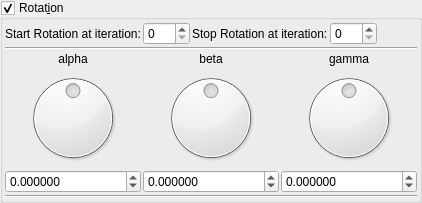
    <widget class="MyGroupBox" name="groupCheck_transf_function_enabledR_false">
     <property name="toolTip">
      <string/>
     </property>
     <property name="title">
      <string>Rotat&amp;ion</string>
     </property>
     <property name="checkable">
      <bool>true</bool>
     </property>
     <layout class="QVBoxLayout" name="verticalLayout_31" stretch="0,0,0">
      <property name="spacing">
       <number>2</number>
      </property>
      <property name="leftMargin">
       <number>2</number>
      </property>
      <property name="topMargin">
       <number>2</number>
      </property>
      <property name="rightMargin">
       <number>2</number>
      </property>
      <property name="bottomMargin">
       <number>2</number>
      </property>
      <item>
       <layout class="QGridLayout" name="gridLayout_66">
        <property name="spacing">
         <number>2</number>
        </property>
        <item row="0" column="3">
         <widget class="MySpinBox" name="spinboxInt_transf_stop_iterations_R">
          <property name="sizePolicy">
           <sizepolicy hsizetype="Minimum" vsizetype="Maximum">
            <horstretch>0</horstretch>
            <verstretch>0</verstretch>
           </sizepolicy>
          </property>
          <property name="maximum">
           <number>250</number>
          </property>
         </widget>
        </item>
        <item row="0" column="2">
         <widget class="QLabel" name="label_248">
          <property name="text">
           <string>Stop Rotation at iteration:</string>
          </property>
         </widget>
        </item>
        <item row="0" column="0">
         <widget class="QLabel" name="label_249">
          <property name="text">
           <string>Start Rotation at iteration:</string>
          </property>
         </widget>
        </item>
        <item row="0" column="1">
         <widget class="MySpinBox" name="spinboxInt_transf_start_iterations_R">
          <property name="sizePolicy">
           <sizepolicy hsizetype="Minimum" vsizetype="Maximum">
            <horstretch>0</horstretch>
            <verstretch>0</verstretch>
           </sizepolicy>
          </property>
          <property name="maximum">
           <number>250</number>
          </property>
         </widget>
        </item>
        <item row="0" column="5">
         <spacer name="horizontalSpacer_36">
          <property name="orientation">
           <enum>Qt::Horizontal</enum>
          </property>
          <property name="sizeHint" stdset="0">
           <size>
            <width>40</width>
            <height>20</height>
           </size>
          </property>
         </spacer>
        </item>
       </layout>
      </item>
      <item>
       <layout class="QGridLayout" name="gridLayout_10">
        <property name="spacing">
         <number>2</number>
        </property>
        <item row="4" column="0">
         <widget class="MyDoubleSpinBox" name="spinboxd3_transf_rotation_x">
          <property name="sizePolicy">
           <sizepolicy hsizetype="Minimum" vsizetype="Maximum">
            <horstretch>0</horstretch>
            <verstretch>0</verstretch>
           </sizepolicy>
          </property>
          <property name="prefix">
           <string/>
          </property>
          <property name="suffix">
           <string/>
          </property>
          <property name="decimals">
           <number>6</number>
          </property>
          <property name="minimum">
           <double>-180.000000000000000</double>
          </property>
          <property name="maximum">
           <double>180.000000000000000</double>
          </property>
          <property name="singleStep">
           <double>1.000000000000000</double>
          </property>
         </widget>
        </item>
        <item row="3" column="0">
         <widget class="QDial" name="dial3_transf_rotation_x">
          <property name="minimum">
           <number>-18000</number>
          </property>
          <property name="maximum">
           <number>18000</number>
          </property>
          <property name="wrapping">
           <bool>true</bool>
          </property>
         </widget>
        </item>
        <item row="4" column="2">
         <widget class="MyDoubleSpinBox" name="spinboxd3_transf_rotation_z">
          <property name="sizePolicy">
           <sizepolicy hsizetype="Minimum" vsizetype="Maximum">
            <horstretch>0</horstretch>
            <verstretch>0</verstretch>
           </sizepolicy>
          </property>
          <property name="prefix">
           <string/>
          </property>
          <property name="suffix">
           <string/>
          </property>
          <property name="decimals">
           <number>6</number>
          </property>
          <property name="minimum">
           <double>-180.000000000000000</double>
          </property>
          <property name="maximum">
           <double>180.000000000000000</double>
          </property>
          <property name="singleStep">
           <double>1.000000000000000</double>
          </property>
         </widget>
        </item>
        <item row="2" column="2">
         <widget class="QLabel" name="label_36">
          <property name="text">
           <string notr="true">gamma</string>
          </property>
          <property name="alignment">
           <set>Qt::AlignCenter</set>
          </property>
         </widget>
        </item>
        <item row="2" column="1">
         <widget class="QLabel" name="label_34">
          <property name="text">
           <string notr="true">beta</string>
          </property>
          <property name="alignment">
           <set>Qt::AlignCenter</set>
          </property>
         </widget>
        </item>
        <item row="2" column="0">
         <widget class="QLabel" name="label_35">
          <property name="text">
           <string notr="true">alpha</string>
          </property>
          <property name="alignment">
           <set>Qt::AlignCenter</set>
          </property>
         </widget>
        </item>
        <item row="3" column="1">
         <widget class="QDial" name="dial3_transf_rotation_y">
          <property name="minimum">
           <number>-18000</number>
          </property>
          <property name="maximum">
           <number>18000</number>
          </property>
          <property name="wrapping">
           <bool>true</bool>
          </property>
         </widget>
        </item>
        <item row="3" column="2">
         <widget class="QDial" name="dial3_transf_rotation_z">
          <property name="minimum">
           <number>-18000</number>
          </property>
          <property name="maximum">
           <number>18000</number>
          </property>
          <property name="wrapping">
           <bool>true</bool>
          </property>
         </widget>
        </item>
        <item row="4" column="1">
         <widget class="MyDoubleSpinBox" name="spinboxd3_transf_rotation_y">
          <property name="sizePolicy">
           <sizepolicy hsizetype="Minimum" vsizetype="Maximum">
            <horstretch>0</horstretch>
            <verstretch>0</verstretch>
           </sizepolicy>
          </property>
          <property name="prefix">
           <string/>
          </property>
          <property name="suffix">
           <string/>
          </property>
          <property name="decimals">
           <number>6</number>
          </property>
          <property name="minimum">
           <double>-180.000000000000000</double>
          </property>
          <property name="maximum">
           <double>180.000000000000000</double>
          </property>
          <property name="singleStep">
           <double>1.000000000000000</double>
          </property>
         </widget>
        </item>
        <item row="0" column="0" colspan="3">
         <widget class="Line" name="line">
          <property name="orientation">
           <enum>Qt::Horizontal</enum>
          </property>
         </widget>
        </item>
       </layout>
      </item>
      <item>
       <widget class="Line" name="line_60">
        <property name="orientation">
         <enum>Qt::Horizontal</enum>
        </property>
       </widget>
      </item>
     </layout>
    </widget>
